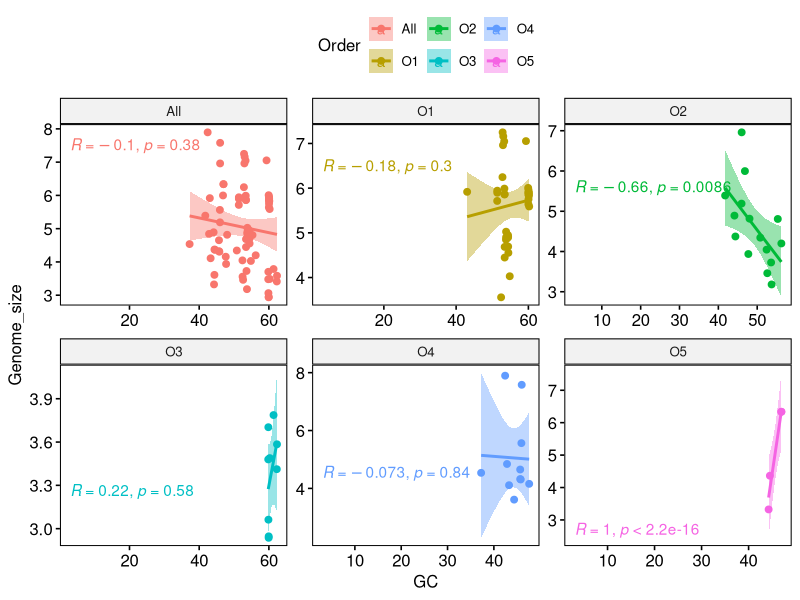
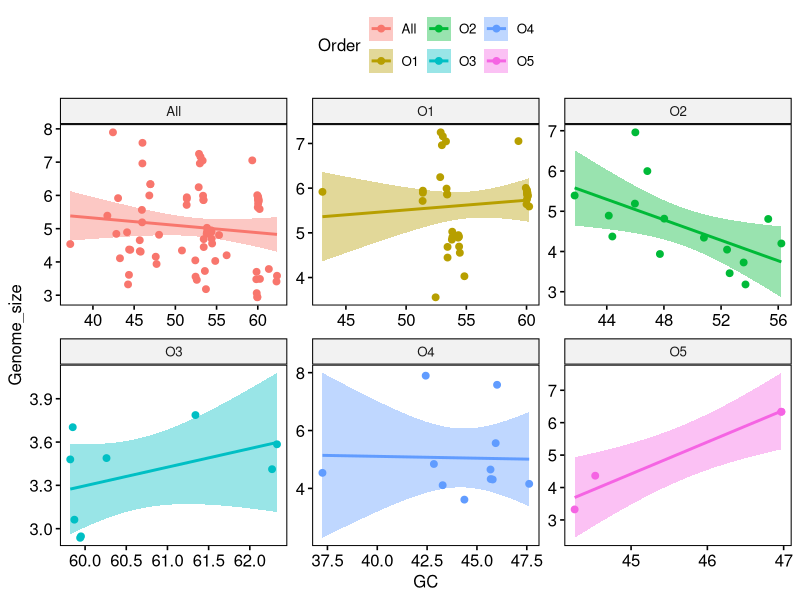
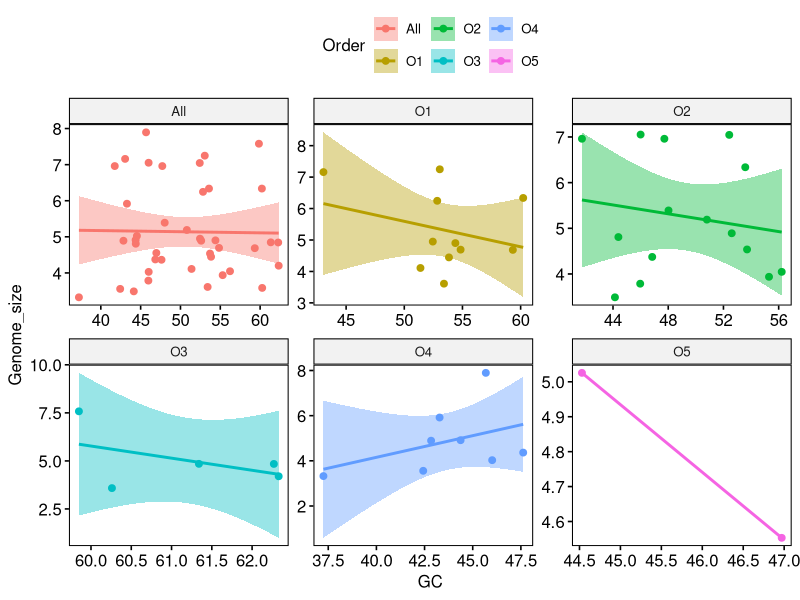

These figures' R source, in order: (Note: this script raises an error after producing the figures.)
df <- read.table("genome_size_gc_correlation_within_order.txt",
                 header = T, row.names = 1, sep = "\t")
library(ggpubr)
df$Genome_size=df$Genome_size/1000000
p <- ggscatter(df, y = "Genome_size", x = "GC",
          add = "reg.line",                         # Add regression line
          conf.int = TRUE,                          # Add confidence interval
          color = "Order", palette = "Order",           # Color by groups "cyl"
          facet.by = "Order",
          scales = "free"
)

ggsave(filename = "genome_size_gc_correlation.pdf", p, width = 8, height = 6.5)

  ggscatter(df, y = "Genome_size", x = "GC",
            add = "reg.line",                         # Add regression line
            conf.int = TRUE,                          # Add confidence interval
            color = "Order", palette = "Order",           # Color by groups "cyl"
            facet.by = "Order",
            scales = "free"
  )+
  stat_cor(method = 'spearman', aes(color = Order), label.x = 3)

df2 <- read.table("Rep_genome_size_gc_correlation_within_order.txt",
                   header = T, row.names = 1, sep = "\t")
df2$Genome_size=df2$Genome_size/1000000
q<- ggscatter(df2, y = "Genome_size", x = "GC",
               add = "reg.line",                         # Add regression line
               conf.int = TRUE,                          # Add confidence interval
               color = "Order", palette = "Order",           # Color by groups "cyl"
               facet.by = "Order",
               scales = "free"
)
ggsave(filename = "rep_genome_size_gc_correlation.pdf", q, width = 8, height = 6.5)

+stat_cor(method = 'spearman', aes(color = Order), label.x = 3)
